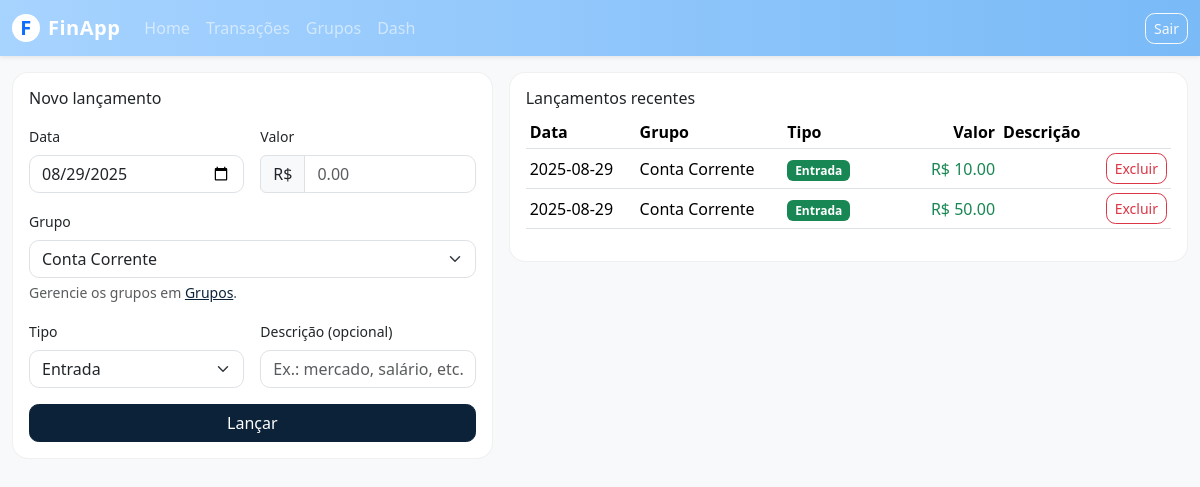
Page /transactions (signed in) on the earlier database version.
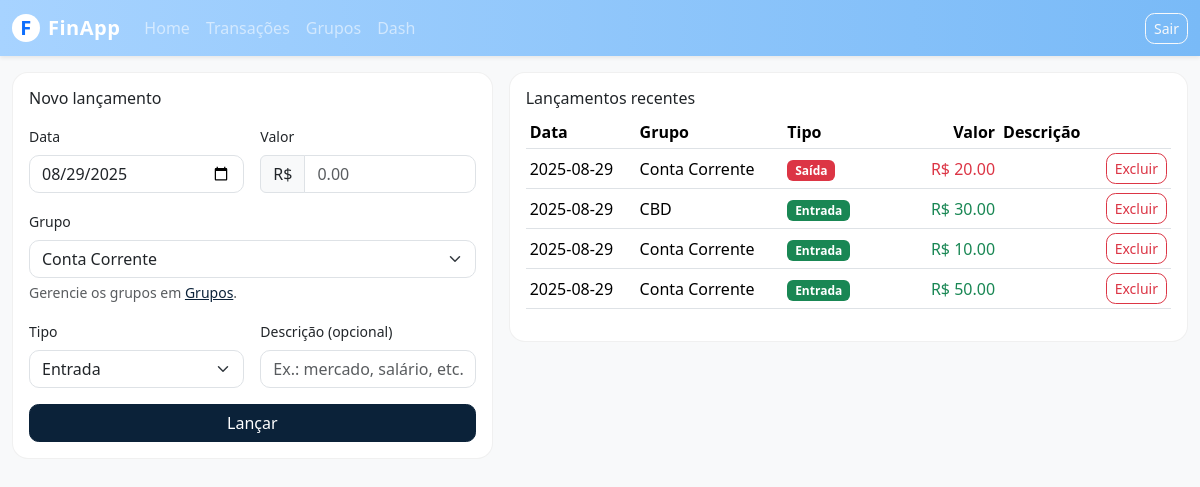
Same page on the later database version.
### app/models.py (models this page shows)
class Transaction(SQLModel, table=True):
    _tablename_ = "transaction"
    id: Optional[int] = Field(default=None, primary_key=True)
    user_id: int = Field(index=True)
    amount: float
    tx_date: date = Field(index=True)  # <- seu main.py usa tx_date
    group_id: Optional[int] = Field(default=None, index=True)
    account_id: Optional[int] = Field(default=None, index=True)
    category_id: int = Field(index=True)
    description: Optional[str] = Field(default=None)

class Group(SQLModel, table=True):
    _tablename_ = "group"
    id: Optional[int] = Field(default=None, primary_key=True)
    user_id: int = Field(index=True)
    name: str

### app/main.py (the view)
@app.get("/transactions", response_class=HTMLResponse)
def transactions_page(request: Request):
    uid = require_user(request)
    ensure_default_group(uid)
    cat_in, cat_out, categories = get_or_create_in_out_categories(uid)
    with Session(engine) as s:
        groups = get_user_groups(uid)
        txs = s.exec(
            select(Transaction)
            .where(Transaction.user_id == uid)
            .order_by(Transaction.tx_date.desc(), Transaction.id.desc())
        ).all()
        group_map = {g.id: g.name for g in groups}
    return render(
        "transactions.html",
        title="Transactions",
        user_id=uid,
        groups=groups,
        categories=categories,              # pode manter se quiser, mas não vamos depender disso
        txs=txs,
        group_map=group_map,
        today=today_date().isoformat(),
        cat_in_id=cat_in.id,                # >>> ADICIONADO
        cat_out_id=cat_out.id,              # >>> ADICIONADO
    )

### app/templates/transactions.html (shortened to what the changed rows need)
{% extends "base.html" %}
{% block content %}
<div class="row g-3">
  <div class="col-12 col-lg-5">
    <div class="card w-100">
      <div class="card-body">
        <h2 class="h6 mb-3">Novo lançamento</h2>
      </div>
    </div>
  </div>
  <div class="col-12 col-lg-7">
    <div class="card w-100">
      <div class="card-body">
        <div class="d-flex align-items-center justify-content-between mb-2">
          <h2 class="h6 mb-0">Lançamentos recentes</h2>
        </div>
        {% if txs and txs|length > 0 %}
        <div class="table-responsive">
          <table class="table table-sm align-middle">
            <thead>
              <tr>
                <th style="white-space:nowrap;">Data</th>
                <th>Grupo</th>
                <th style="width:20%;">Tipo</th>
                <th class="text-end" style="white-space:nowrap;">Valor</th>
                <th>Descrição</th>
                <th class="text-end" style="width: 64px;"></th>
              </tr>
            </thead>
            <tbody>
              {% set in_id = cat_in_id %}
              {% set out_id = cat_out_id %}
              {% for tx in txs %}
              {% set is_in = (tx.category_id == in_id) %}
              {% set is_out = (tx.category_id == out_id) %}
              <tr>
                <td>{{ tx.tx_date or tx.date }}</td>
                <td>{{ group_map.get(tx.group_id, '-') }}</td>
                <td>
                  {% if is_in %}
                    <span class="badge text-bg-success">Entrada</span>
                  {% elif is_out %}
                    <span class="badge text-bg-danger">Saída</span>
                  {% else %}
                    <span class="badge text-bg-secondary">—</span>
                  {% endif %}
                </td>
                <td class="text-end {% if is_in %}text-success{% elif is_out %}text-danger{% endif %}">
                  R$ {{ "%.2f"|format(tx.amount) }}
                </td>
                <td>{{ tx.description or "" }}</td>
                <td class="text-end">
                  <button
                    type="button"
                    class="btn btn-sm btn-outline-danger"
                    data-bs-toggle="modal"
                    data-bs-target="#deleteTxModal"
                    data-tx-id="{{ tx.id }}"
                    data-tx-desc="{{ (tx.description or '') | e }}"
                  >
                    Excluir
                  </button>
                </td>
              </tr>
              {% endfor %}
            </tbody>
          </table>
        </div>
        {% else %}
          <p class="text-muted mb-0">Nenhum lançamento ainda.</p>
        {% endif %}
      </div>
    </div>
  </div>
</div>
{% endblock %}

Differences in the rows shown:
added Transaction: tx_date "2025-08-29", {{ group_map.get(tx.group_id, '-') }} "Conta Corrente", shows "Saída", amount "20.00"
added Transaction: tx_date "2025-08-29", shows "Entrada", amount "30.00"
added Group: get "CBD"
